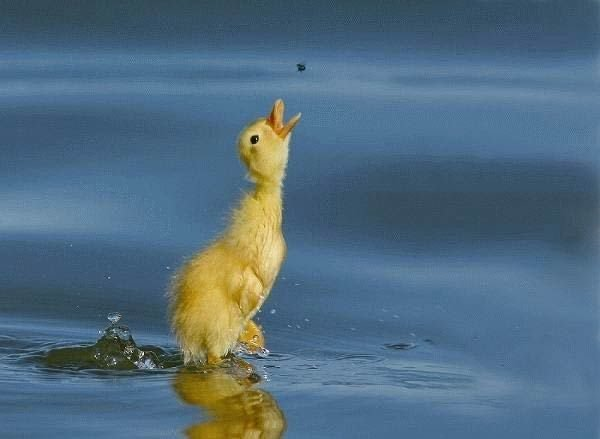
%> input picture 3算法/常用matlab代码/chapter18/chapter18/littleduck.jpg, 600 x 439 px
$ octave Chapter_ImSegmentUsingLibsvm.m   (GNU Octave 9; MATLAB toolbox functions it lacks are replaced by stand-ins)
%> lines starting %> are read from the running program, lines starting %| are printed output that depends on the picture; in (x1, y1, x2, y2) boxes, pixels count from 0 and x2, y2 are one past the last pixel; in counts of white or black regions, pixels touching at a corner belong together; the program's own positions count from 1
%% Matlab神经网络43个案例分析

% 基于SVM的图像分割-真彩色图像分割
% by 李洋(faruto)
% http://www.matlabsky.com
% Email:faruto@163.com
% http://weibo.com/faruto
% http://blog.sina.com.cn/faruto
% 2013.01.01
%% A Little Clean Work
tic;
close all;
clear;
clc;
format compact;
%% 读取图像数据

% 读入图像，放在矩阵pic
pic = imread('littleduck.jpg');
%> pic is the input picture: size 439x600x3 uint8; mean R, G, B 81.1, 108.1, 126.9
% 查看矩阵pic的大小和类型
whos pic;

scrsz = get(0,'ScreenSize');
figure('Position',[scrsz(3)*1/4 scrsz(4)*1/6  scrsz(3)*4/5 scrsz(4)]*3/4);
imshow(pic);
%% 确定训练集

TrainData_background = zeros(20,3,'double');
TrainData_foreground = zeros(20,3,'double');

% [31 lines of commented-out code are left out]
TrainData_background = ...
    [52 74 87;
    76 117 150;
    19 48 62;
    35 64 82;
    46 58 36;
    50 57 23;
    110 127 135;
    156 173 189;
    246 242 232;
    166 174 151];

% % 前景（鸭子）训练样本 8*3
TrainData_foreground = ...
    [211 192 107;
    202 193 164;
    32 25 0;
    213 201 151;
    115 75 16;
    101 70 0;
    169 131 22;
    150 133 87];

%% 建立支持向量机

% let background be 0 & foreground 1
% 即 属于背景（湖水）的点为0，属于前景（鸭子）的点位1
TrainLabel = [zeros(length(TrainData_background),1); ...
    ones(length(TrainData_foreground),1)];

TrainData = [TrainData_background;TrainData_foreground];

model = svmtrain(TrainLabel, TrainData, '-t 1 -d 1');
%% 进行预测i.e.进行图像分割
preTrainLabel = svmpredict(TrainLabel, TrainData, model);
% 求三维矩阵pic的行数m，列数n，页数k
[m,n,k] = size(pic)
%> m = 439; n = 600; k = 3
% 将三维矩阵pic转成m*n行，k列的双精度二维矩阵
TestData = double(reshape(pic,m*n,k));
% 查看矩阵TestData的大小和类型
whos TestData;
% 预测前景（鸭子）和背景（湖水）的标签
TestLabal = svmpredict(zeros(length(TestData),1), TestData, model);
%% 展示分割后的图像

% 根据预测得到的前景（鸭子）和背景（湖水）标签对整个图像的像素点进行分类，进而达到图像分割目的。
ind = reshape([TestLabal,TestLabal,TestLabal],m,n,k);
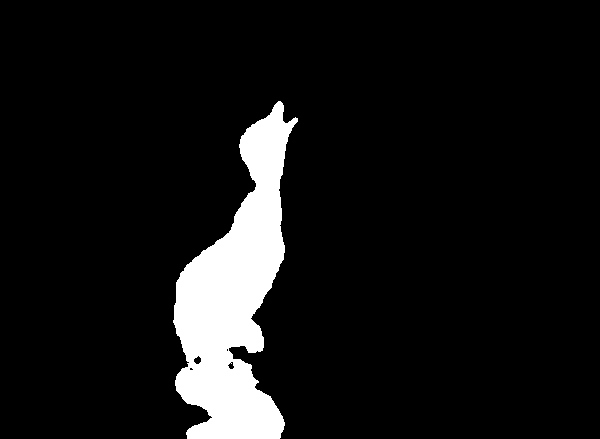
%> ind: size 439x600x3 double; values 0 (black) and 1 (white), 8.1% white; 1 white region, box (x1, y1, x2, y2) and area: (173, 101, 298, 439) 21417
ind = logical(ind);
pic_seg = pic;
pic_seg(~ind) = 0;
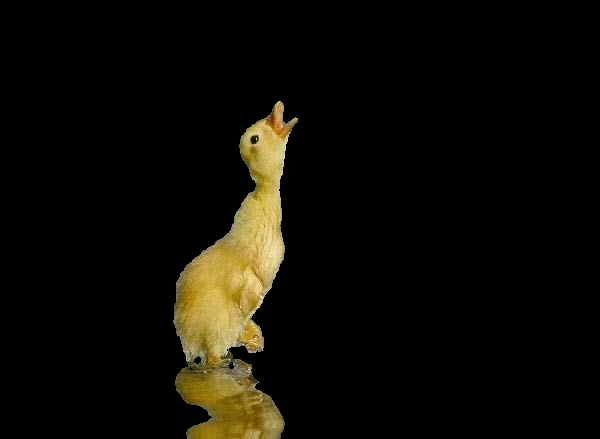
%> pic_seg: size 439x600x3 uint8; mean R, G, B 13.7, 11.8, 5.6

% 展示分割后的图像
scrsz = get(0,'ScreenSize');
figure('Position',[scrsz(3)*1/4 scrsz(4)*1/6  scrsz(3)*4/5 scrsz(4)]*3/4);
imshow(pic_seg);
% 分割前和分割后图像对比查看
scrsz = get(0,'ScreenSize');
figure('Position',[scrsz(3)*1/4 scrsz(4)*1/6  scrsz(3)*4/5 scrsz(4)]*3/4);
subplot(1,2,1);
imshow(pic);
subplot(1,2,2);
imshow(pic_seg);
%%
toc;
